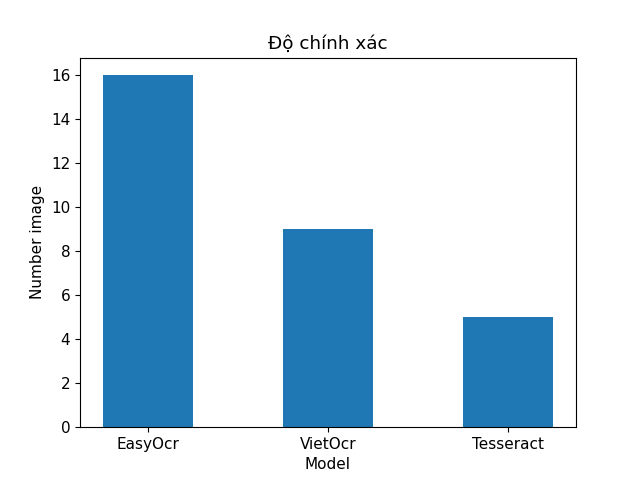

This figure's Python source:
import csv
import cv2
from os import listdir
from os.path import isfile, join
import easyocr
from tool.config import Config
import argparse
from run import Pipeline
import matplotlib.pyplot as plt
import numpy as np
import time



#load config
mypath ='/home/tuanna/Desktop/OCR/data/images/'
config = './tool/config/configs.yaml'

onlyfiles = [f for f in listdir(mypath) if isfile(join(mypath, f))]




def vnOcrToolboxWithVietOcr(imgPath,config):
    config = Config(config)
    #load param
    parser = argparse.ArgumentParser("vnOcrToolboxWithVietOcr")
    parser.add_argument("--input")
    parser.add_argument("--output", default="./results")
    parser.add_argument("--debug", action="store_true")
    parser.add_argument("--do_retrieve", action="store_true")
    parser.add_argument("--find_best_rotation", action="store_true")
    args = parser.parse_args()
    img = cv2.imread(imgPath)
    pipeline = Pipeline(args, config)
    text = pipeline.startVietOcr(img)
    return text
    

def vnOcrToolboxWithTesseract(imgPath,config):
    config = Config(config)
    #load param
    parser = argparse.ArgumentParser("vnOcrToolboxWithTesseractn")
    parser.add_argument("--input")
    parser.add_argument("--output", default="./results")
    parser.add_argument("--debug", action="store_true")
    parser.add_argument("--do_retrieve", action="store_true")
    parser.add_argument("--find_best_rotation", action="store_true")
    args = parser.parse_args()
    img = cv2.imread(imgPath)
    pipeline = Pipeline(args, config)
    textv3 = pipeline.startTesseract(img)
    return textv3

def easyocrtest(imagePath):
    readerImage = easyocr.Reader(['vi'])
    image = cv2.imread(imagePath)
    # results = reader.readtext(image)
    result = readerImage.readtext(image, detail = 0, paragraph=True)
    # print(result)
    return result

def checkLoop(textSource, textCompare, threshold):
    for text in textSource:
        lenTextCompare = len(textCompare.split(None))
        duplicate = 0
        for textCompare in textCompare.split(None):
            if(textCompare in text):
                duplicate+=1 
            if(duplicate/lenTextCompare > threshold):
                return True
    return False


def getData(textDetect, textSource):
    for text in textSource:
        lenTextDetect = len(textDetect.split(None))
        duplicate = 0
        for textDetect in textDetect.split(None):
            if(textDetect in text):
                duplicate+=1 
            if(duplicate/lenTextDetect > 0.5):
                return text
    return ''



def getAcc(numberModel):
    print("Start process with model number: ", numberModel)
    reader = csv.DictReader(open("/home/tuanna/Desktop/OCR/data/DBB.csv"))
    imageResult=[]
    for raw in reader:
        nameImage=raw['Ten_anh']
        documenType=raw['Loai_giay_to']
        busNumber=raw['Ma_so_DN']
        nameCompany=raw['Ten_cong_ty']
        addressCompany=raw['Dia_chi']
        phoneNumberCompany=raw['Dien_thoai']
        emailCompany=raw['Email']
        countTrue = 0

        if(nameImage in onlyfiles):
            # imageData=[]
            print("Start process image:", nameImage)
            if numberModel == 0:
                data = easyocrtest(mypath + nameImage)
            if numberModel == 1:
                data = vnOcrToolboxWithVietOcr(mypath + nameImage,config)
            if numberModel == 2:
                data = vnOcrToolboxWithTesseract(mypath + nameImage,config)

            if(checkLoop(data,nameCompany,0.8)):
                countTrue+=1
            if(checkLoop(data,documenType,0.8)):
                countTrue+=1
            if(checkLoop(data,busNumber,0.8)):
                countTrue+=1
            if(checkLoop(data,addressCompany,0.5)):
                countTrue+=1
            if(checkLoop(data,phoneNumberCompany,0.5)):
                countTrue+=1
            if(checkLoop(data,emailCompany,0.5)):
                countTrue+=1
            if(countTrue >= 4):
                imageResult.append(nameImage)
            # imageData.append(getData('Mã số doanh nghiệp',data))
            # imageData.append(getData('Tên công ty viết bằng tiếng việt',data))
            # imageData.append(getData('Điện thoại',data))
            # imageData.append(getData('Email',data))
            # print("End process image:", nameImage)
            # print(imageData)
    print("End process with model number: ", numberModel)
    return imageResult





imageResultEasyOcr=[]
imageResultToolboxWithVietOcr = []
imageResultToolboxWithTesseract = []
time1 = ''
time2 = ''
time3 = ''
for x in range(3):
    starttime = time.time()
    if x == 0:
        #call 1
        imageResultEasyOcr = getAcc(x)
        endtime = time.time()
        time1 = endtime - starttime
        print("Time process with model 1: ", time1)
    if x == 1:
        #call 2
        imageResultToolboxWithVietOcr = getAcc(x)
        endtime = time.time()
        time2 = endtime - starttime
        print("Time process with model 2: ", time2)
    if x == 2:
        #call 3
        imageResultToolboxWithTesseract = getAcc(x)
        endtime = time.time()
        time3 = endtime - starttime
        print("Time process with model 3: ", time2)


x = np.array(['EasyOcr','VietOcr','Tesseract'])
y = np.array([int(len(imageResultEasyOcr)),int(len(imageResultToolboxWithVietOcr)),int(len(imageResultToolboxWithTesseract))])
plt.xlabel('Model')
plt.title("Độ chính xác")
plt.ylabel('Number image')
plt.bar(x,y, width=0.5)
plt.savefig('acc.png')
plt.show()

y = np.array([time1,time2,time3])
plt.ylabel('Time Process (seconds)')
plt.title("Thời gian xử lý")
plt.bar(x,y, width=0.5)
plt.savefig('time_acc.png')
plt.show()



